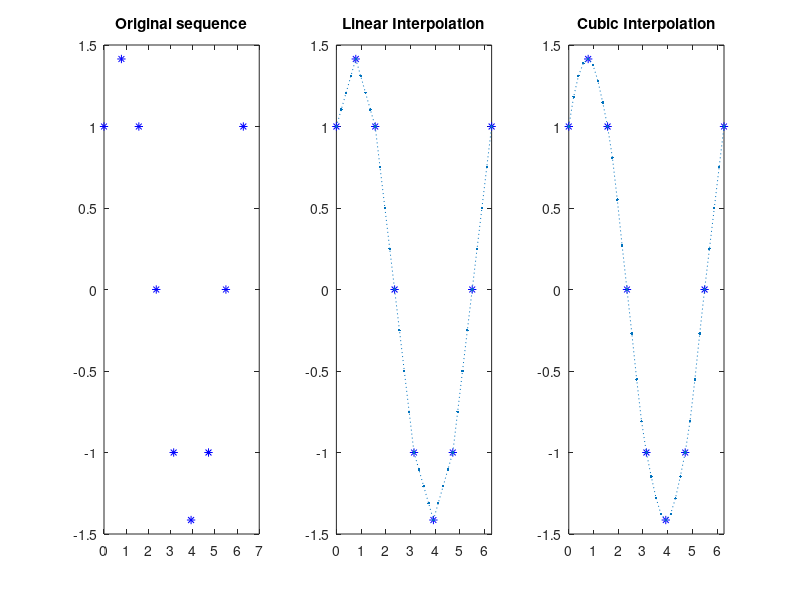

Source code (MATLAB):
x = 0:pi/4:2*pi; 
v = sin(x)+ cos(x);

xq = 0:pi/16:2*pi;

figure('Name', 'Interpolation example')

subplot(131)
plot(x,v,'b*');
title('Original sequence');

subplot(132)
vq1 = interp1(x,v,xq);
plot(x,v,'b*',xq,vq1,':.');
xlim([0 2*pi]);
title('Linear Interpolation');

subplot(133)
vq1 = interp1(x,v,xq,'cubic');
plot(x,v,'b*',xq,vq1,':.');
xlim([0 2*pi]);
title('Cubic Interpolation');